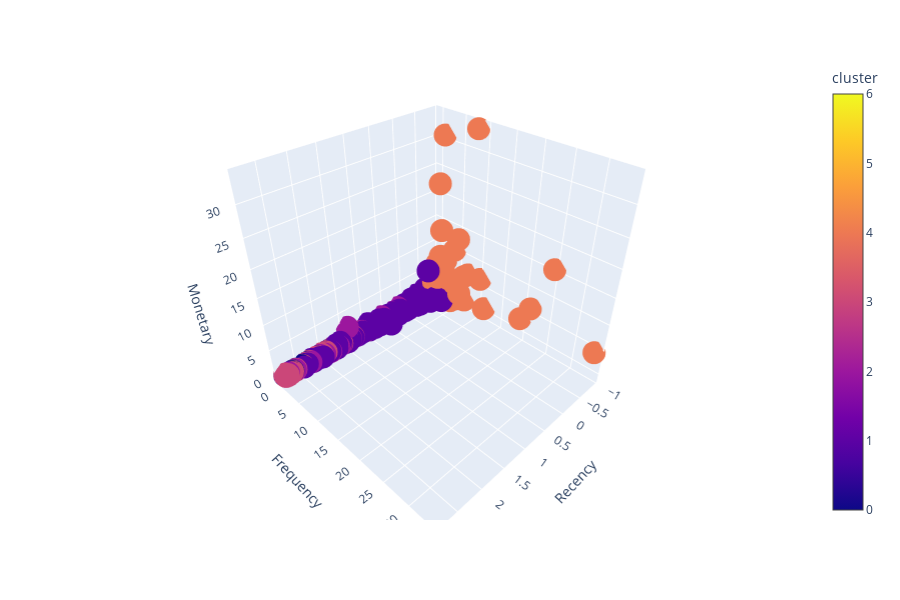

The notebook cell saved with this chart:
### Code cell
fig = px.scatter_3d(df, x="Recency", y="Frequency", z="Monetary", color="cluster")
fig.show()

### Figure 1 — Plotly figure (JSON) as saved in the notebook; plotly's stock layout.template omitted (floating-point values rounded to 4 significant figures; data arrays with more than 128 entries replaced by an {"elided": "..."} marker saying what was removed)
{"data": [{"hoverlabel": {"namelength": 0}, "hovertemplate": "Recency=%{x}<br>Frequency=%{y}<br>Monetary=%{z}<br>cluster=%{marker.color}", "legendgroup": "", "marker": {"color": {"elided": "4372 int values"}, "coloraxis": "coloraxis", "symbol": "circle"}, "mode": "markers", "name": "", "scene": "scene", "showlegend": false, "type": "scatter3d", "x": {"elided": "4372 float values"}, "y": {"elided": "4372 float values"}, "z": {"elided": "4372 float values"}}], "layout": {"coloraxis": {"colorbar": {"title": {"text": "cluster"}}, "colorscale": [[0, "#0d0887"], [0.1111, "#46039f"], [0.2222, "#7201a8"], [0.3333, "#9c179e"], [0.4444, "#bd3786"], [0.5556, "#d8576b"], [0.6667, "#ed7953"], [0.7778, "#fb9f3a"], [0.8889, "#fdca26"], [1, "#f0f921"]]}, "height": 600, "legend": {"tracegroupgap": 0}, "margin": {"t": 60}, "scene": {"domain": {"x": [0, 0.98], "y": [0, 1]}, "xaxis": {"title": {"text": "Recency"}}, "yaxis": {"title": {"text": "Frequency"}}, "zaxis": {"title": {"text": "Monetary"}}}}}
